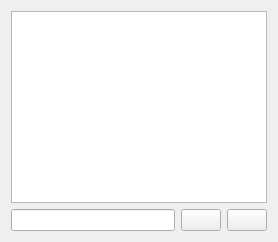
       <widget class="QWidget" name="tab_3">
        <attribute name="icon">
         <iconset resource="resources.qrc">
          <normaloff>:/models/Icons/Console-96.png</normaloff>:/models/Icons/Console-96.png</iconset>
        </attribute>
        <attribute name="title">
         <string/>
        </attribute>
        <attribute name="toolTip">
         <string>Terminal</string>
        </attribute>
        <layout class="QVBoxLayout" name="verticalLayout_5">
         <item>
          <widget class="QTextBrowser" name="terminalBrowser">
           <property name="font">
            <font>
             <family>Monospace</family>
            </font>
           </property>
          </widget>
         </item>
         <item>
          <layout class="QHBoxLayout" name="horizontalLayout_2">
           <item>
            <widget class="QLineEdit" name="terminalEdit"/>
           </item>
           <item>
            <widget class="QPushButton" name="terminalSendButton">
             <property name="toolTip">
              <string>Send command to car</string>
             </property>
             <property name="text">
              <string/>
             </property>
             <property name="icon">
              <iconset resource="resources.qrc">
               <normaloff>:/models/Icons/Send File-96.png</normaloff>:/models/Icons/Send File-96.png</iconset>
             </property>
            </widget>
           </item>
           <item>
            <widget class="QPushButton" name="terminalClearButton">
             <property name="toolTip">
              <string>Clear terminal</string>
             </property>
             <property name="text">
              <string/>
             </property>
             <property name="icon">
              <iconset resource="resources.qrc">
               <normaloff>:/models/Icons/Delete2-96.png</normaloff>:/models/Icons/Delete2-96.png</iconset>
             </property>
            </widget>
           </item>
          </layout>
         </item>
        </layout>
       </widget>
